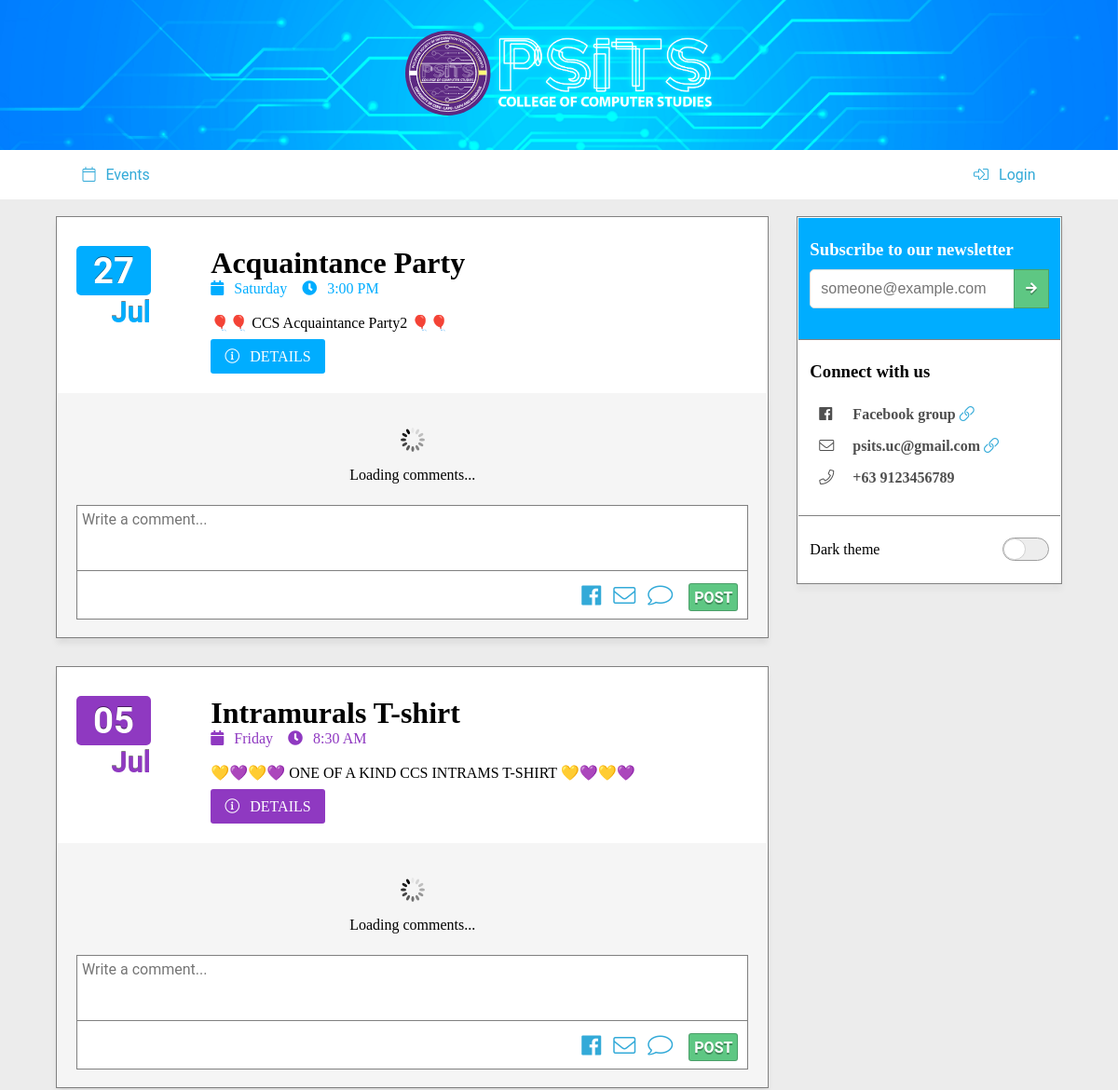
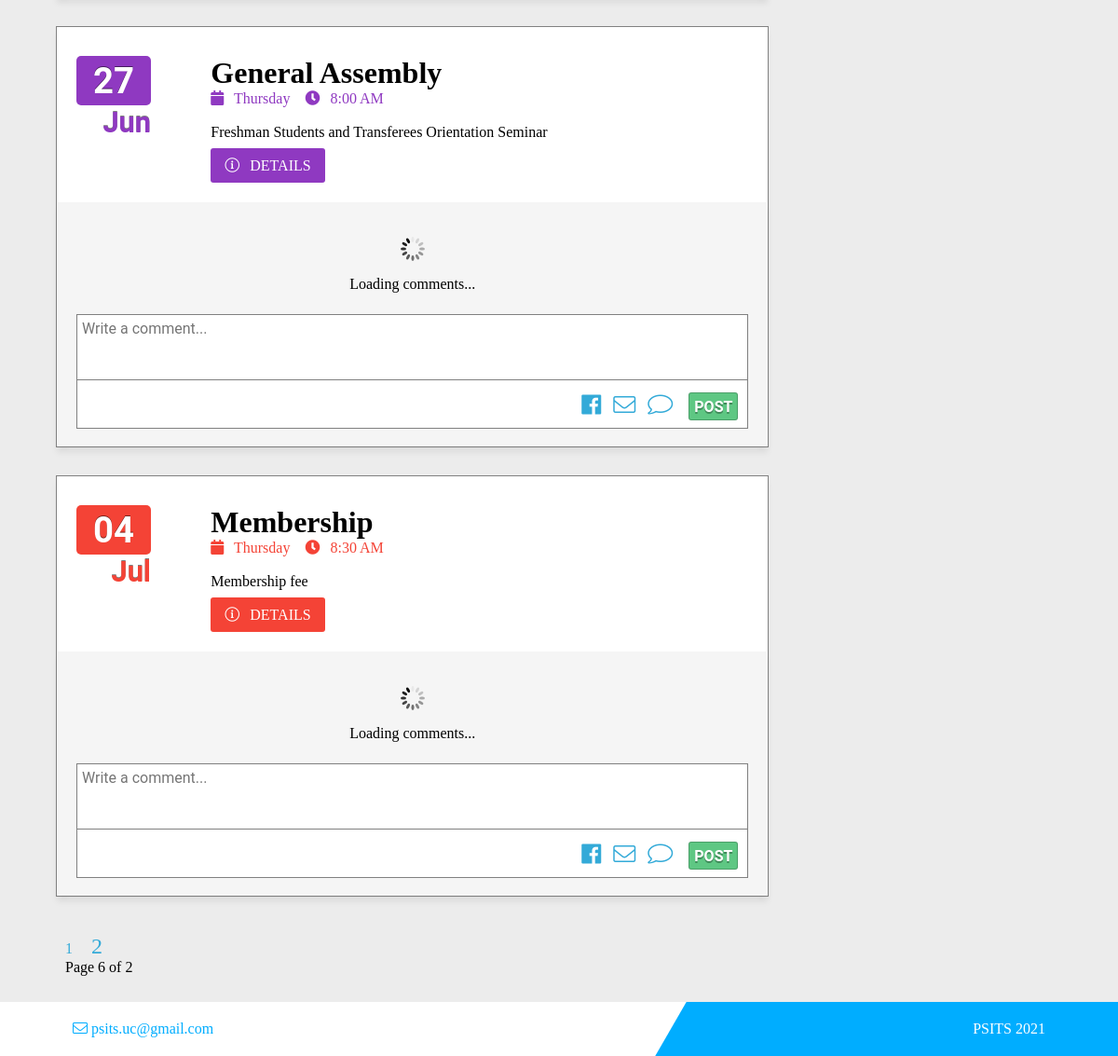
Screenshot of /?page=2 with the database file from the repository (2 pictures, top to bottom).
### tables this page shows
CREATE TABLE `psits_events` (
  `id` int(11) NOT NULL,
  `name` varchar(255) NOT NULL,
  `_desc` text NOT NULL,
  `long_desc` text NOT NULL,
  `student` longtext NOT NULL,
  `date` varchar(255) NOT NULL,
  `endDate` varchar(255) DEFAULT NULL,
  `startTime` varchar(25) NOT NULL DEFAULT '08:30',
  `allDay` tinyint(1) NOT NULL DEFAULT '1',
  `price` varchar(255) DEFAULT NULL,
  `s_price` tinyint(1) DEFAULT '0',
  `sem` int(11) NOT NULL,
  `_month` varchar(255) NOT NULL,
  `_day` int(11) NOT NULL,
  `_year` int(11) NOT NULL,
  `sale` float NOT NULL,
  `modified` varchar(255) DEFAULT NULL,
  `_by` varchar(255) DEFAULT NULL,
  `theme_color` varchar(255) NOT NULL DEFAULT '#00adff',
  `registration` tinyint(1) NOT NULL DEFAULT '0'
);

### index.php (the view, shortened to what this page needs)
<?php
  require "config/config.php";
  $max_items = 5;
  $page = isset($_GET['page'])?$_GET['page']-1:0;
  $page *= $max_items;
  $total_items = $con->prepare("SELECT count(id) FROM psits_events");
  $total_items->execute();
  $total_items = $total_items->fetch()[0];
  $total_page = ceil($total_items/$max_items);
  $events = $con->prepare("SELECT * FROM psits_events ORDER BY id DESC LIMIT $page,$max_items");
  $events->execute();
  $events = $events->fetchAll(PDO::FETCH_ASSOC);
  ?>
<!DOCTYPE html>
<html lang="en" dir="ltr">
  <head>
    <?php include('js/jquery.php') ?>
    <?php include('./css/styles.php') ?>
  </head>
  <body>
  <?php include("core/header.php") ?>
  <div class="fake-body">
  <div class="wrap flex" id="container">
    <div class="flex flex-wrap align-start col-100">
        <?php foreach ($events as $key => $value): ?>
          <div class="event-container">
          <?php
          $date = explode('-',date('d-M-l',strtotime($value['date'])));
          $day = $date[0];
          $month = $date[1];
          $week = $date[2];
          $time = date("g:i A", strtotime($value['startTime']));
           ?>
          <div class="col-100 event-info flex align-start justify-space-between">
            <div class="calendar flex flex-wrap text-right">
              <div class="col-100 day" style="background-color:  <?php echo $value['theme_color']?>">
                <b class="d"><?php echo $day ?></b>
              </div>
              <div class="col-100 month d" style="color: <?php echo $value['theme_color'];?>">
                <b><?php echo $month ?></b>
              </div>
            </div>
            <div class="details flex flex-wrap">
              <div class="col-100">
                <h1><?php echo $value['name'] ?></h1>
              </div>
              <div class="col-100">
                <a style="color: <?php echo $value['theme_color'];?>">
                  <i class="fa fa-calendar"></i>
                  <?php echo $week ?>
                </a>&nbsp;&nbsp;
                <a style="color: <?php echo $value['theme_color'];?>">
                  <i class="fa fa-clock"></i>
                  <?php echo $time ?>
                </a>
              </div>
              <div class="col-100">
                <br>
                <?php echo $value['_desc']; ?><br><br>
                <a href="/event/?id=<?php echo $value['id'] ?>" class="button" style="background-color: <?php echo $value['theme_color'];?>;">
                  <i class="fal fa-info-circle"></i>
                  details
                  </a>
              </div>
            </div>
          </div>
          <?php
          $cid = $value['id'];
          include 'module/comment.php'; ?>
        </div>
        <?php endforeach; ?>
    <div class="pag" style="padding: 10px;">
      <?php for($i=1;$i<=$total_page;$i++): ?>
          <a href="/?page=<?php echo $i ?>" <?php echo isset($_GET['page'])?$_GET['page']==$i?'style="font-size:1.5em;"':'':'' ?>>
            <?php echo $i ?>
          </a>&nbsp;&nbsp;&nbsp;
      <?php endfor; ?><br>
      Page <?php echo $page+1 ?> of <?php echo $total_page ?>
    </div>
    </div>
      <?php include('core/sidebar.php') ?>
  </div>
</div>
    <?php include('core/footer.php');?>
  </body>
</html>

### module/comment.php (shortened to what this page needs)
<div class="flex flex-wrap col-100 comments-container" style="box-shadow: 0 6.6px 6.9px rgba(0,0,0,0.04)">
  <div id="c-<?php echo $cid ?>" class="comments" ref="<?php echo $cid ?>">
    <div class="flex justify-center flex-wrap" style="text-align:center;">
      <div class="col-100">
        <img src="/dashboard/img/spinner.svg" alt="Loading comments..." style="width:50px!important;">
      </div>
      <div class="col-100">
        Loading comments...
      </div>
    </div>
  </div>
  <div class="compose-comment col-100">
    <form onsubmit="return false;">
      <table>
        <tr>
          <td>
            <div class="c-cont">
              <textarea class="comment-msg" placeholder="Write a comment..." comment-msg="<?php echo $cid ?>"></textarea>
              <div class="flex align-center justify-space-between" style="padding: 0 10px;">
                <div class="flex align-center">
                  <div style="padding: 10px;font-size: 1.5em;">
                    <a href="https://www.facebook.com/groups/1670759663218592/" target="_blank" title="Facebook group">
                      <i class="fab fa-facebook"></i>
                    </a>
                    <a href="mailto:psits.uc@gmail.com" title="Email us">
                      <i class="fal fa-envelope"></i>
                    </a>
                    <a href="/account/?tab=comment-settings" title="My pending comments">
                      <i class="fal fa-comment"></i>
                    </a>
                  </div>
                  <div class="">
                    <button type="button" class="comment-btn h" ref="<?php echo $cid ?>" <?php echo !isset($_SESSION['account'])?"onclick=\"window.location='/event/?id=".$cid."'\"":'' ?>>
                      <b>Post</b></button>
                  </div>
                </div>
              </div>
            </div>
          </td>
        </tr>
      </table>
    </form>
  </div>
</div>

### css/flex.css (style rules this page uses)
.flex { display: flex; }
.justify-center { justify-content: center; }
.justify-space-between { justify-content: space-between; }
.align-start { align-items: flex-start; }
.align-center { align-items: center; }
.flex-wrap { flex-wrap: wrap; }
.wrap { margin: 0 auto; }
.text-right { text-align: right!important; }

### css/light.css (style rules this page uses)
:root { --theme-color: #00adff; --vio: #8543a7; --vioo: #763ab7; }
body > .fake-body { background: #ececec; padding: 18px 0; width: 100%;height: 100%; }
.event-container { background: #fff; box-shadow: 0 6.6px 6.9px rgba(0,0,0,0.04); width: 100%; margin-bottom: 30px; }
.comments-container { background: #f5f5f5; padding: 10px; }

### css/psits-main-style.css (style rules this page uses)
#container { align-items: flex-start; }
.event-container img { width: 100%!important; }
#sidebar,.event-container { padding: 1px;; padding-bottom: 1px; border: .5px solid; }
#sidebar,.event-container,hr { border-color: #818181; }
* { box-sizing: border-box; }
body { background-color: var(--theme-color); font-family: Century Gothic; margin: 0; }
.wrap { width: 90%; margin: 0 auto; }
.col-100 { width: 100%; }
table { width: 100%; border-radius: 5px!important; border-collapse: collapse!important; }
table tr td, table tr th { vertical-align: top; border: none!important; border: 1px solid #ababab!important; color: #101214; }
table tr td,td.sorting_1 { background: #f5f5f5!important; padding: 8px 10px!important; }
table tr:nth-child(odd) td { background: #ffffff!important; }
a:link,a:visited { font-family: Roboto-bold; color: #33aad8; text-decoration: none; }
a i { margin-right: 7px; }
button { font-family: Roboto-bold; color: #fff; padding: 10px 15px; border: none; outline: none; cursor: pointer; border-radius: 3px; background-color: #ffc800; text-transform: uppercase; }
a.button { font-family: Roboto-bold; color: #fff; padding: 10px 15px; border: none; outline: none; cursor: pointer; border-radius: 3px; background-color: #ffc800; text-transform: uppercase; }
h1,h2,h3,h4,h5,h6,p { margin: 0; }
.c-cont { position: relative; border: .5px solid gray; background-color: #fff; width: 100%; }
.compose-comment form table tr td { border: none!important; }
.compose-comment form table tr td:last-of-type { width: 80px; }
.comment-msg,.comment-btn { font-family: Roboto; font-size: 1rem; width: 100%; }
.comment-msg { resize: none; border: none; border-bottom: .5px solid gray; background: none; height: 70px; overflow: hidden; padding: 5px; }
.comments { width: 100%; }
.comments > div { padding: 10px 20px; margin: 5px 0; }
.event-info { padding: 30px 20px; }
.r-container button,.c-cont button { padding: 5px; display: inline-block; font-weight: bold; background-color: #5ec783!important; border: 1px solid rgba(0,0,0,0.2); }
.c-cont button.h { height: 30px; }
.r-container button i,.c-cont button b { display: inline-block; -webkit-filter: drop-shadow(0 2px 0px rgba(0,0,0,0.3)); }
.calendar { font-size: 2.4rem; font-family: Roboto; }
.calendar .day { background: #595959; padding: 4px 0; text-align: center!important; border-radius: 5px; color: #fff; }
.day b,.month b { filter: drop-shadow(0 -1px 0px rgba(0,0,0,0.5)); }
.calendar .month { font-size: .8em; }
.details { width: 80%; }
.calendar { width: 80px; }

### index.php (style rules this page uses)
.compose-comment form table tr td { background: none!important; }

### rows the page displays
psits_events: date "27", date "Jul", name "Acquaintance Party", date "Saturday", startTime "3:00 PM", _desc "🎈🎈 CCS Acquaintance Party2 🎈🎈", id "Write a comment..."
psits_events: date "05", date "Jul", name "Intramurals T-shirt", date "Friday", startTime "8:30 AM", _desc "💛💜💛💜 ONE OF A KIND CCS INTRAMS T-SHIRT 💛💜💛💜", id "Write a comment..."
psits_events: date "27", date "Jun", name "General Assembly", date "Thursday", startTime "8:00 AM", _desc "Freshman Students and Transferees Orientation Seminar", id "Write a comment..."
psits_events: date "04", date "Jul", name "Membership", date "Thursday", startTime "8:30 AM", _desc "Membership fee", id "Write a comment..."

### other values shown
$page+1 "6"
$total_page "2"
